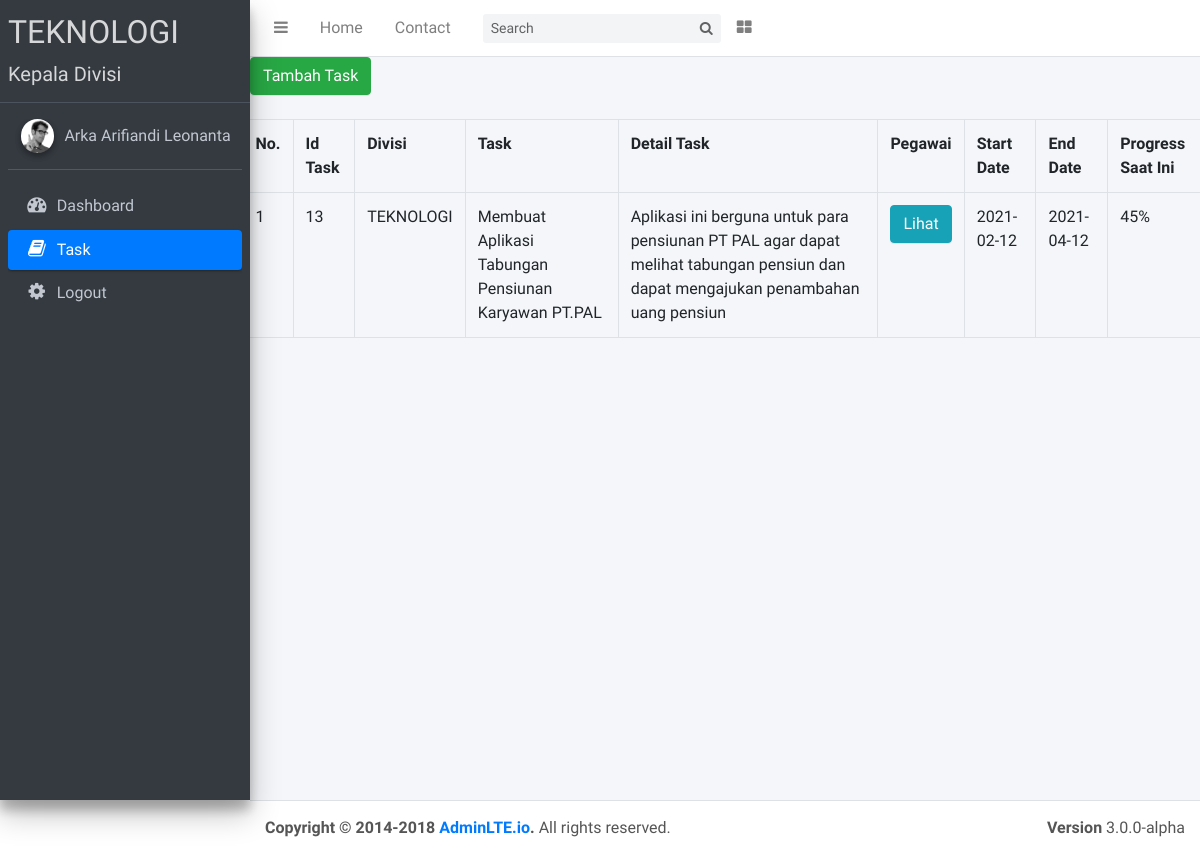
/pages/user_1/view_task.php (signed in), run on the app's committed database.
### tables this page shows
CREATE TABLE `tabel_task` (
  `id_task` int(11) NOT NULL,
  `divisi` varchar(255) NOT NULL,
  `task` varchar(255) NOT NULL,
  `detail_task` varchar(255) NOT NULL,
  `start_date` date NOT NULL,
  `end_date` date NOT NULL
);

### pages/user_1/view_task.php (the view, shortened to what this page needs)
<!DOCTYPE html>
<html>
<?php
  $no = 1;
  $connect = mysqli_connect("localhost", "root", "", "magang_pal");
  $query="SELECT * FROM tabel_task WHERE divisi='$_SESSION[divisi]' ORDER BY id_task desc ;";
  $result = mysqli_query($connect,$query);
?>
<head>
  <link rel="stylesheet" href="../../plugins/font-awesome/css/font-awesome.min.css">
  <link rel="stylesheet" href="https://code.ionicframework.com/ionicons/2.0.1/css/ionicons.min.css">
  <link rel="stylesheet" href="../../dist/css/adminlte.min.css">
  <link rel="stylesheet" href="../../plugins/iCheck/flat/blue.css">
  <link rel="stylesheet" href="../../plugins/morris/morris.css">
  <link rel="stylesheet" href="../../plugins/jvectormap/jquery-jvectormap-1.2.2.css">
  <link rel="stylesheet" href="../../plugins/datepicker/datepicker3.css">
  <link rel="stylesheet" href="../../plugins/select2/select2.min.css">
  <link rel="stylesheet" href="../../plugins/daterangepicker/daterangepicker-bs3.css">
  <link rel="stylesheet" href="../../plugins/bootstrap-wysihtml5/bootstrap3-wysihtml5.min.css">
		<link href="https://cdnjs.cloudflare.com/ajax/libs/select2/4.0.10/css/select2.min.css" rel="stylesheet" />
</head>
<body class="hold-transition sidebar-mini">
  <div class="wrapper">
    <nav class="main-header navbar navbar-expand bg-white navbar-light border-bottom">
      <ul class="navbar-nav">
        <li class="nav-item">
          <a class="nav-link" data-widget="pushmenu" href="#"><i class="fa fa-bars"></i></a>
        </li>
        <li class="nav-item d-none d-sm-inline-block">
          <a href="dashboard_1.php" class="nav-link">Home</a>
        </li>
        <li class="nav-item d-none d-sm-inline-block">
          <a href="#" class="nav-link">Contact</a>
        </li>
      </ul>
      <form class="form-inline ml-3">
        <div class="input-group input-group-sm">
          <input class="form-control form-control-navbar" type="search" placeholder="Search" aria-label="Search">
          <div class="input-group-append">
            <button class="btn btn-navbar" type="submit">
              <i class="fa fa-search"></i>
            </button>
          </div>
        </div>
        <ul class="navbar-nav ml-auto">
          <li class="nav-item">
            <a class="nav-link" data-widget="control-sidebar" data-slide="true" href="#"><i
                class="fa fa-th-large"></i></a>
          </li>
        </ul>
    </nav>
    <aside class="main-sidebar sidebar-dark-primary elevation-4">
      <a href="dashboard_1.php" class="brand-link">
        <h2 class="brand-text font-weight-light"><b><?php echo $_SESSION['divisi']; ?></b></h2>
        <span class="brand-text font-weight-light"><?php echo $_SESSION['jabatan']; ?></span>
      </a>
      <div class="sidebar">
        <div class="user-panel mt-3 pb-3 mb-3 d-flex">
          <div class="image">
            <img src="../../dist/img/user2-160x160.jpg" class="img-circle elevation-2" alt="User Image">
          </div>
          <div class="info">
            <a href="#" class="d-block"><?php echo $_SESSION['nama']; ?></a>
          </div>
        </div>
        <nav class="mt-2">
          <ul class="nav nav-pills nav-sidebar flex-column" data-widget="treeview" role="menu" data-accordion="false">
            <li class="nav-item">
              <a href="dashboard_1.php" class="nav-link">
                <i class="fa fa-dashboard nav-icon"></i>
                <p>Dashboard</p>
              </a>
            </li>
            <li class="nav-item ">
              <a href="view_task.php" class="nav-link active">
                <i class="nav-icon fa fa-book"></i>
                <p>Task</p>
              </a>
            <li class="nav-item">
              <a href="../../function/logout.php" class="nav-link">
                <i class="nav-icon fa fa-gear"></i>
                <p>
                  Logout
                </p>
              </a>
            </li>
          </ul>
        </nav>
      </div>
    </aside>
    <div class="content-wrapper">
      <div class="panel panel-flat">
    <button type="button" name="age" id="age" data-toggle="modal" data-target="#create_task_modal"
      class="btn btn-success">Tambah Task</button>
  </div>
  <div class="row mb-2">
    <br />
    <div class="table-responsive">
      <br />
      <div id="view_task">
        <table class="table table-bordered">
          <tr>
            <th>No.</th>
            <th>Id Task</th>
            <th>Divisi</th>
            <th>Task</th>
            <th>Detail Task</th>
            <th>Pegawai</th>
            <th>Start Date</th>
            <th>End Date</th>
            <th>Progress Saat Ini</th>
          </tr>
          <?php
                  while($row = mysqli_fetch_array($result)) {
              ?>
          <tr>
            <td><?php echo $no ?></td>
            <td><?php echo $row['id_task'] ?></td>
            <td><?php echo $row['divisi'] ?></td>
            <td><?php echo $row['task'] ?></td>
            <td><?php echo $row['detail_task'] ?></td>
            <td><input type="button" name="view" value="Lihat" id="<?php echo $row["id_task"]; ?>"
                class="btn btn-info btn-xs view_data" /></td>
            <td><?php echo $row['start_date'] ?></td>
            <td><?php echo $row['end_date']?></td>
            <td>45%</td>
          </tr>
          <?php $no++;
              } ?>
        </table>
      </div>
    </div>
  </div>
  </div>
  </div>
  <footer class="main-footer">
    <strong>Copyright &copy; 2014-2018 <a href="http://adminlte.io">AdminLTE.io</a>.</strong>
    All rights reserved.
    <div class="float-right d-none d-sm-inline-block">
      <b>Version</b> 3.0.0-alpha
    </div>
  </footer>
</body>
</html>

### data on the page
tabel_task: id_task "13", divisi "TEKNOLOGI", task "Membuat Aplikasi Tabungan Pensiunan Karyawan PT.PAL", detail_task "Aplikasi ini berguna untuk para pensiunan PT PAL agar dapat melihat tabungan pensiun dan dapat mengajukan penambahan uang pensiun", start_date "2021-02-12", end_date "2021-04-12"

### other printed values
$_SESSION['divisi'] "TEKNOLOGI"
$_SESSION['jabatan'] "Kepala Divisi"
$_SESSION['nama'] "Arka Arifiandi Leonanta"
